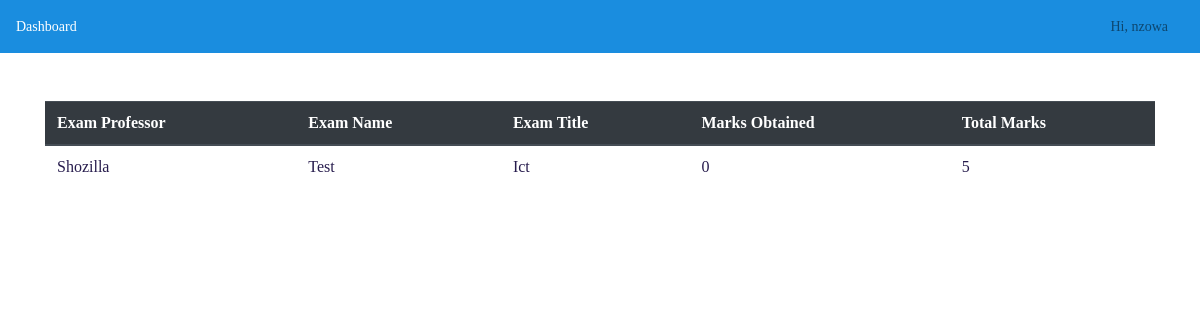
The page /exams/student/result/27 (signed in) on the database its author committed.
### questions/models.py (models this page shows, shortened)
class Exam_Model(models.Model):
    professor = models.ForeignKey(User, limit_choices_to={'groups__name': "Professor"}, on_delete=models.CASCADE)
    name = models.CharField(max_length=50)
    students = models.ManyToManyField(Student, blank=True, null=True)
    total_marks = models.IntegerField()
    question_paper = models.ForeignKey(Question_Paper, on_delete=models.CASCADE, related_name='exams')
    grade = models.ForeignKey(Grade, on_delete=models.CASCADE, blank=True, null=True)
    subject = models.ForeignKey(Subject, on_delete=models.CASCADE, blank=True)
    start_time = models.DateTimeField(default=datetime.now())
    end_time = models.DateTimeField(default=datetime.now())

### questions/questionpaper_models.py (models this page shows, shortened)
class Question_Paper(models.Model):
    professor = models.ForeignKey(User, limit_choices_to={'groups__name': "Professor"}, on_delete=models.CASCADE)
    qPaperTitle = models.CharField(max_length=100)
    questions = models.ManyToManyField(Question_DB)

### questions/views.py (the view)
# urls.py: path('student/result/<int:id>',views.result,name = "result"),
@login_required(login_url='login')
def result(request,id):
    student = request.user
    exam = Exam_Model.objects.get(pk=id)
    score = StuExam_DB.objects.get(student=student,examname=exam.name,qpaper=exam.question_paper).score
    return render(request,'exam/result.html',{'exam':exam,"score":score})

### templates/exam/result.html (shortened to what this page needs)
{% extends 'base_student.html' %}
{% block body %}
<!DOCTYPE html>
<html>
<head>
    <div class="container">
        <table class="table">
            <thead class="thead-dark">
                <tr>
                <th scope="col">Exam Professor</th>
                <th scope="col">Exam Name</th>
                <th scope="col">Exam Title</th>
                <th scope="col">Marks Obtained</th>
                <th scope="col">Total Marks</th>
                </tr>
            </thead>
                <tbody>
                    <tr>
                    <td>{{exam.professor}}</td>
                    <td>{{exam.name}}</td>
                    <td>{{exam.question_paper.qPaperTitle}}</td>
                    <td>{{score}}</td>
                    <td>{{exam.total_marks}}</td>
                    </tr>
                </tbody>
        </table>
    </div>
{% endblock %}

### templates/base_student.html (shortened to what this page needs)
{% load static %}
<html lang="en">
<head>
     {% block css_block %}
    <link href="{% static 'css/bootstrap.min.css' %}" rel="stylesheet">
    <link href="{% static 'css/main.css' %}" rel="stylesheet">
    <link href="{% static 'css/dashboard.css' %}" rel="stylesheet">
     {% endblock %}
</head>
<body>
    <nav class="navbar navbar-light" style="background-color: #1a8ddf;">
      <a href="{% url 'index' %}" style="color:white" >Dashboard</a>
      <ul class="navbar-nav px-3" style="display:flex;flex-direction:row;align-items:center">
        <li class="nav-item text-nowrap">
          <a class="nav-link" href="{% url 'email-student-pref' %}">Hi, {{request.user.username}}</a>
        </li>
      </ul>
    </nav>
      {% block body %}
      {% endblock %}
</body>
</html>

### examProject/static/css/main.css (style rules this page uses)
body { font-family: cursive; }

### examProject/static/css/dashboard.css (style rules this page uses)
body { font-size: .875rem; }

### templates/base_student.html (style rules this page uses)
* { color: #271c4d; }

### rows shown on the page
Exam_Model: professor "Shozilla", name "Test", question_paper.qPaperTitle "Ict", total_marks "5"

### other values the page prints
{{ request.user.username }} "nzowa"
{{ score }} "0"
